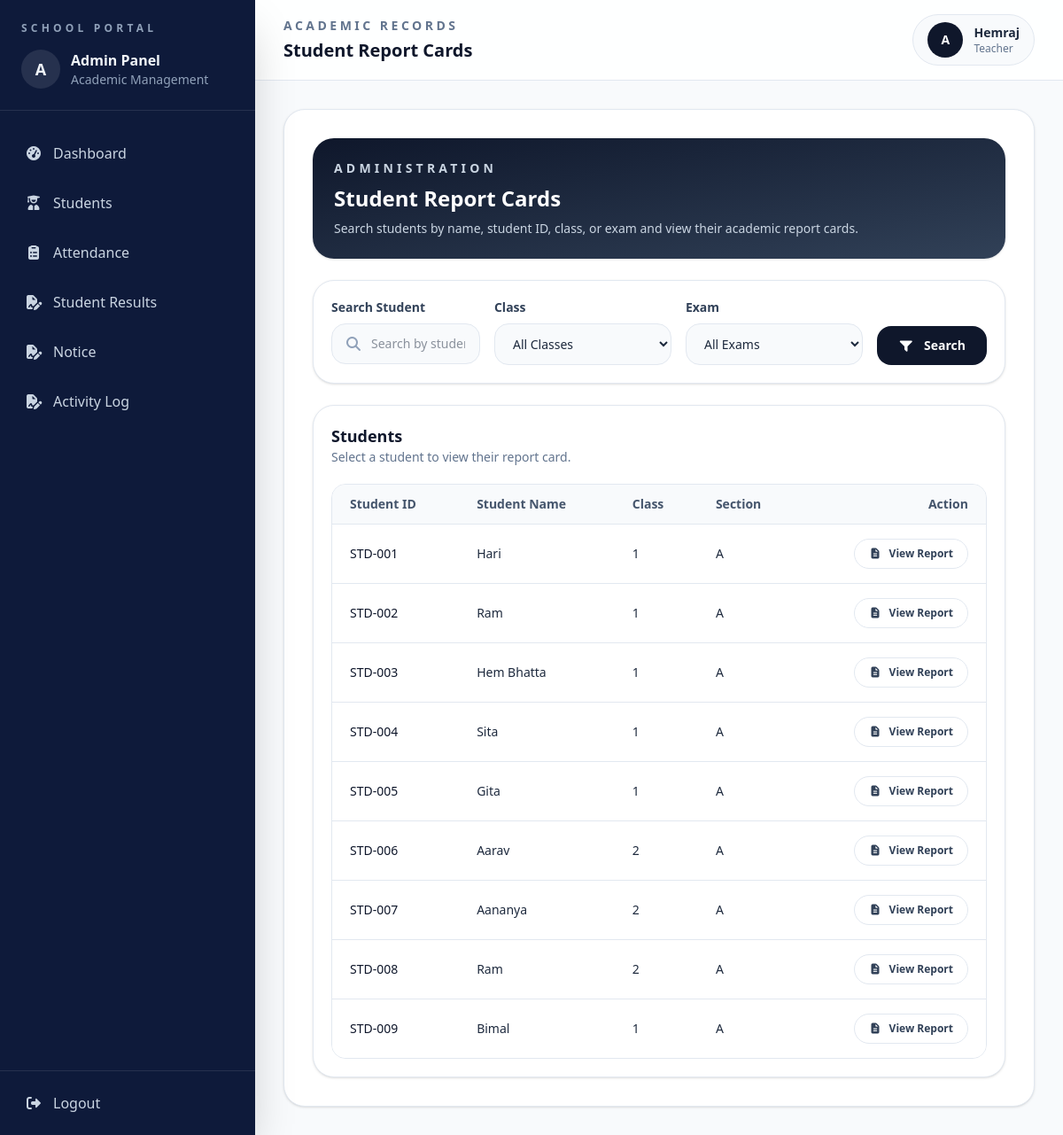
/students/admin/report-cards/ (signed in), run on the app's committed database.
### accounts/models.py (models this page shows, shortened)
class User(AbstractUser):
    ROLE_CHOICES = (("ADMIN", "Admin"), ("TEACHER", "Teacher"))
    role = models.CharField(max_length=20, choices=ROLE_CHOICES, default="TEACHER")

### students/models.py (models this page shows, shortened)
class Student(models.Model):
    name = models.CharField(max_length=50)
    classroom = models.ForeignKey(
        ClassRoom, on_delete=models.CASCADE, related_name="students"
    )
    address = models.TextField(blank=True, null=True)
    phone = models.CharField(max_length=10, blank=True)
    date_of_birth = models.DateField(default="2000-01-01")

class ClassRoom(models.Model):
    name = models.CharField(max_length=50)
    section = models.CharField(max_length=10)
    teacher = models.ForeignKey(
        User, on_delete=models.SET_NULL, null=True, limit_choices_to={"role": "TEACHER"}
    )

### students/views.py (the view, shortened to what this page needs)
@login_required
def admin_report_cards(request):
    search = request.GET.get("search", "").strip()
    classroom_id = request.GET.get("classroom", "").strip()
    exam_name = request.GET.get("exam_name", "").strip()
    students = Student.objects.select_related(
        "classroom"
    ).all()
    if classroom_id:
        students = students.filter(
            classroom_id=classroom_id
        )
    if exam_name:
        students = students.filter(
            marks__exam_name__iexact=exam_name
        ).distinct()
    classrooms = ClassRoom.objects.all().order_by("name")
    exam_names = (
        Marks.objects
        .values_list("exam_name", flat=True)
        .distinct()
        .order_by("exam_name")
    )
    context = {
        "students": students,
        "classrooms": classrooms,
        "exam_names": exam_names,
        "search": search,
        "selected_classroom": classroom_id,
        "selected_exam": exam_name,
    }
    return render(
        request,
        "students/admin_report_card.html",
        context
    )

### students/templates/students/admin_report_card.html (shortened to what this page needs)
{% extends 'adminbase.html' %}
{% block page_label %}Academic Records{% endblock %}
{% block page_title %}Student Report Cards{% endblock %}
{% block content %}
<div class="space-y-6">
    <section class="rounded-3xl bg-gradient-to-br from-slate-900 to-slate-700 p-6 text-white shadow-sm">
        <p class="text-sm font-semibold uppercase tracking-[0.3em] text-slate-300">
            Administration
        </p>
        <h2 class="mt-2 text-2xl font-semibold">
            Student Report Cards
        </h2>
        <p class="mt-2 max-w-2xl text-sm text-slate-300">
            Search students by name, student ID, class, or exam and view their academic report cards.
        </p>
    </section>
    <section class="rounded-3xl border border-slate-200 bg-white p-5 shadow-sm">
        <form method="GET">
            <div class="grid gap-4 lg:grid-cols-[1fr_200px_200px_auto]">
                <div>
                    <label class="mb-2 block text-sm font-semibold text-slate-700">
                        Search Student
                    </label>
                    <div class="flex items-center gap-3 rounded-2xl border border-slate-200 bg-slate-50 px-4 py-3">
                        <i class="fa-solid fa-magnifying-glass text-slate-400"></i>
                        <input
                            type="text"
                            name="search"
                            value="{{ search }}"
                            placeholder="Search by student name or ID"
                            class="w-full border-0 bg-transparent text-sm outline-none"
                        >
                    </div>
                </div>
                <div>
                    <label class="mb-2 block text-sm font-semibold text-slate-700">
                        Class
                    </label>
                    <select
                        name="classroom"
                        class="w-full rounded-2xl border border-slate-200 bg-slate-50 px-4 py-3 text-sm outline-none focus:border-slate-400"
                    >
                        <option value="">
                            All Classes
                        </option>
                    </select>
                </div>
                <div>
                    <label class="mb-2 block text-sm font-semibold text-slate-700">
                        Exam
                    </label>
                    <select
                        name="exam_name"
                        class="w-full rounded-2xl border border-slate-200 bg-slate-50 px-4 py-3 text-sm outline-none focus:border-slate-400"
                    >
                        <option value="">
                            All Exams
                        </option>
                    </select>
                </div>
                <div class="flex items-end">
                    <button
                        type="submit"
                        class="w-full rounded-2xl bg-slate-900 px-6 py-3 text-sm font-semibold text-white transition hover:bg-slate-700 lg:w-auto"
                    >
                        <i class="fa-solid fa-filter mr-2"></i>
                        Search
                    </button>
                </div>
            </div>
        </form>
    </section>
    <section class="rounded-3xl border border-slate-200 bg-white p-5 shadow-sm">
        <div class="mb-5">
            <h3 class="text-lg font-semibold text-slate-900">
                Students
            </h3>
            <p class="text-sm text-slate-500">
                Select a student to view their report card.
            </p>
        </div>
        <div class="overflow-hidden rounded-2xl border border-slate-200">
            <div class="overflow-x-auto">
                <table class="min-w-full divide-y divide-slate-200 text-left text-sm">
                    <thead class="bg-slate-50 text-slate-600">
                        <tr>
                            <th class="px-5 py-3 font-semibold">
                                Student ID
                            </th>
                            <th class="px-5 py-3 font-semibold">
                                Student Name
                            </th>
                            <th class="px-5 py-3 font-semibold">
                                Class
                            </th>
                            <th class="px-5 py-3 font-semibold">
                                Section
                            </th>
                            <th class="px-5 py-3 text-right font-semibold">
                                Action
                            </th>
                        </tr>
                    </thead>
                    <tbody class="divide-y divide-slate-200 bg-white">
                        {% for student in students %}
                        <tr class="hover:bg-slate-50">
                            <td class="px-5 py-4 font-medium text-slate-900">
                                STD-00{{ student.id }}
                            </td>
                            <td class="px-5 py-4">
                                {{ student.name | title}}
                            </td>
                            <td class="px-5 py-4">
                                {{ student.classroom.name }}
                            </td>
                            <td class="px-5 py-4">
                                {{ student.classroom.section | title }}
                            </td>
                            <td class="px-5 py-4 text-right">
                                <a
                                    href="{% url 'admin-student-report-card' student_id=student.id %}{% if selected_exam %}?exam_name={{ selected_exam|urlencode }}{% endif %}"
                                    class="inline-flex items-center gap-2 rounded-full border border-slate-200 bg-white px-4 py-2                               text-xs font-semibold text-slate-700 transition hover:border-slate-300 hover:bg-slate-50"
                                >
                                    <i class="fa-solid fa-file-lines"></i>
                                    View Report
                                </a>
                            </td>
                        </tr>
                        {% endfor %}
                    </tbody>
                </table>
            </div>
        </div>
    </section>
</div>
{% endblock %}

### templates/adminbase.html (shortened to what this page needs)
{% load static %}
<!doctype html>
<html lang="en">
<head>
<script src="https://cdn.jsdelivr.net/npm/@tailwindcss/browser@4"></script>
<link rel="stylesheet"
      href="https://cdnjs.cloudflare.com/ajax/libs/font-awesome/7.0.1/css/all.min.css"
 />
</head>
<body class="bg-slate-50 text-slate-800">
<div class="min-h-screen bg-slate-50">
  {% include 'adminsidebar.html' %}
  <div class="min-h-screen lg:ml-72">
    <header class="border-b border-slate-200 bg-white/90 px-4 py-4 sm:px-6 lg:px-8">
      <div class="flex flex-col gap-4 sm:flex-row sm:items-center sm:justify-between">
        <div>
          <p class="text-sm font-semibold uppercase tracking-[0.25em] text-slate-500">
            {% block page_label %}{% endblock %}
          </p>
          <h1 class="mt-1 text-xl font-semibold text-slate-900">
            {% block page_title %}{% endblock %}
          </h1>
        </div>
        <div class="flex items-center gap-3 rounded-full border border-slate-200 bg-slate-50 px-4 py-2">
          <div class="flex h-10 w-10 items-center justify-center rounded-full bg-slate-900 text-sm font-semibold text-white">
            A
          </div>
          <div>
            <p class="text-sm font-semibold text-slate-800">
              {{ request.user.username | title}}
            </p>
            <p class="text-xs text-slate-500">
              {{ request.user.role | title}}
            </p>
          </div>
        </div>
      </div>
    </header>
    <main class="p-4 sm:p-6 lg:p-8">
      <div class="rounded-3xl border border-slate-200 bg-white p-4 shadow-sm sm:p-6 lg:p-8">
        {% block content %}
        {% endblock content %}
      </div>
    </main>
  </div>
</div>
</body>
</html>

### data on the page
User: user.username "Hemraj", user.role "Teacher"
Student: id "1", name "Hari", classroom.name "1", classroom.section "A"
Student: id "2", name "Ram", classroom.name "1", classroom.section "A"
Student: id "3", name "Hem Bhatta", classroom.name "1", classroom.section "A"
Student: id "4", name "Sita", classroom.name "1", classroom.section "A"
Student: id "5", name "Gita", classroom.name "1", classroom.section "A"
Student: id "6", name "Aarav", classroom.name "2", classroom.section "A"
Student: id "7", name "Aananya", classroom.name "2", classroom.section "A"
Student: id "8", name "Ram", classroom.name "2", classroom.section "A"
Student: id "9", name "Bimal", classroom.name "1", classroom.section "A"
